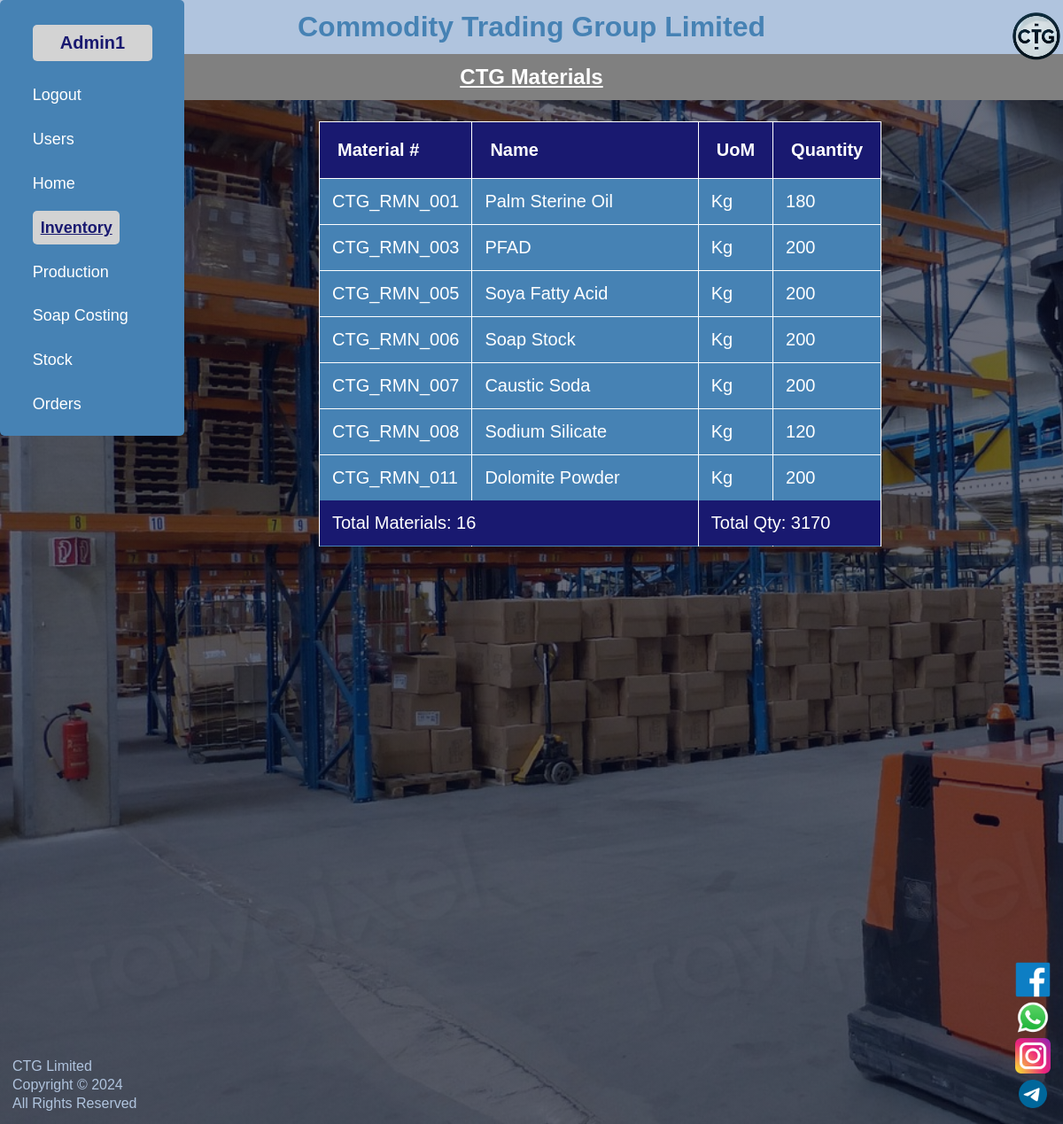
The page /inventory.php (signed in) on the database its author committed.
### tables this page shows
CREATE TABLE `ctg_itp_inventory` (
  `id` int(11) NOT NULL,
  `material_no` varchar(11) DEFAULT NULL,
  `material_title` varchar(40) NOT NULL,
  `unit` enum('Kg','Pcs') NOT NULL,
  `avl_qty` int(11) NOT NULL
);

### inventory.php (the view, shortened to what this page needs)
<?php
include('tbl_conn_files/inventory_conn.php');
?>
<!DOCTYPE html>
<html lang="en">
<html>
<head>
	<link rel="stylesheet" type="text/css" href="styles/style.css">
	<link rel="stylesheet" type="text/css" href="styles/inventory_style.css">
</head>
<body>
	<h1>Commodity Trading Group Limited</h1>
	<div class="logo_section">
		<a href="index.php"><img src="icons/4_ctg_logo.png" alt="CTG Logo"></a>
	</div>
	<h2>CTG Materials</h2>
	<div class="table_wrapper">
	<table id="ctg_inventory" border="1">
	<thead>
		<tr>
		<th>Material #</th>
		<th>Name</th>
		<th>UoM</th>
		<th>Quantity</th>
	</tr>
	</thead>
	<tbody>
		<?php
		$query = "SELECT * FROM ctg_itp_inventory";
		$result = mysqli_query($conn, $query);
		if ($result->num_rows > 0) {
			while ($row = $result->fetch_assoc()) {
		?>
			<tr>
				<td><?php echo $row['material_no']; ?></td>
				<td><?php echo $row['material_title']; ?></td>
				<td><?php echo $row['unit']; ?></td>
				<td><?php echo $row['avl_qty']; ?></td>
			</tr>
		<?php	}
			}
		?>
	</tbody>
	<tfoot>
		<tr>
			<td colspan="2">
				<?php
				$result = mysqli_query($conn, "SELECT count(*) FROM ctg_itp_inventory");
				while ($rows = mysqli_fetch_array($result)){?>
				<?php echo "Total Materials: " . $rows['count(*)']; ?>
				<?php
				}
				?>
			</td>
			<td colspan="3">
				<?php
				$result = mysqli_query($conn, "SELECT sum(avl_qty) FROM ctg_itp_inventory");
				while ($rows = mysqli_fetch_array($result)){?>
				<?php echo "Total Qty: " . $rows['sum(avl_qty)']; ?>
				<?php
				}
				?>
			</td>
		</tr>
	</tfoot>
	</table>
	</div>
	<nav>
      <div class="links" id="side-nav-links">
        <ul>
        	<li><p><?php echo $_SESSION['username']; ?></p></li>
        	<li><a href="index.php?logout='1'">Logout</a></li>
          <?php if ($_SESSION['role'] == 'System Administrator' or $_SESSION['role'] == 'Production Manager' or $_SESSION['role'] == 'Warehouse Manager') { ?>
          <li><a href="users.php">Users</a></li>
          <?php } ?>
          <li><a href="index.php">Home</a></li>
          <?php if ($_SESSION['role'] == 'System Administrator' or $_SESSION['role'] == 'Warehouse Manager') { ?>
          <li><a href="inventory.php">Inventory</a></li>
          <?php } ?>
          <?php if ($_SESSION['role'] == 'System Administrator' or $_SESSION['role'] == 'Production Manager' or $_SESSION['role'] == 'Warehouse Manager') { ?>
          <li><a href="issue_to_production.php">Production</a></li>
          <?php } ?>
          <?php if ($_SESSION['role'] == 'System Administrator' or $_SESSION['role'] == 'Production Manager') { ?>
          <li><a href="soap_costing.php">Soap Costing</a></li>
          <?php } ?>
          <?php if ($_SESSION['role'] == 'System Administrator' or $_SESSION['role'] == 'Warehouse Manager') { ?>
          <li><a href="products.php">Stock</a></li>
        	<?php } ?>
        	<?php if ($_SESSION['role'] == 'System Administrator' or $_SESSION['role'] == 'Warehouse Manager' or $_SESSION['role'] == 'Wholesaler') { ?>
          <li><a href="orders.php">Orders</a></li>
          <?php } ?>
        </ul>
      </div>
    </nav>
	<div class="footer">
	    <p>CTG Limited</p>
	    <p>Copyright&nbsp;&copy; 2024</p>
	    <p>All Rights Reserved</p>
    </div>
    <div class="footer-box">
    <ul class="footer-social">
      <li><a href="http://facebook.com"><img src="icons/facebook-icon.png" alt="Facebook"></a></li>
      <li><a href="https://whatsapp.com/"><img src="icons/whatsapp-icon.png" alt="WhatsApp"></a></li>
      <li><a href="http://instagram.com"><img src="icons/instagram-icon.png" alt="Instagram"></a></li>
      <li><a href="https://telegram.org/"><img src="icons/telegram-icon.png" alt="Telegram"></a></li>
    </ul>
    </div>
</body>
</html>

### styles/style.css (style rules this page uses)
* { margin: 0px; padding: 0px; }
body { font-family: "Arial", sans-serif; background-image: linear-gradient(rgba(4, 9, 30, 0.6),rgb(4,9,30,0.6)), url(../images/ims-img.jpg); background-size: cover; background-attachment: fixed; }
nav { top: -0; left: 0; position: fixed; width: 160px; background-color: steelblue; border-radius: 5px; display: block; padding: 1% 2%; justify-content: space-between; align-items: center; }
.links ul li { list-style: none; display: block; padding-top: 10%; padding-left: 8%; padding-bottom: 8%; position: relative; }
.links ul li a { color: white; text-decoration: none; font-size: 18px; cursor: pointer; }
nav ul li p { border-radius: 5px; color: midnightblue; font-size: 20px; font-weight: bold; background-color: lightgrey; padding: 6%; width: 80%; text-align: center; }
.links ul li a.active { color: midnightblue; background-color: lightgrey; font-weight: bold; text-decoration: underline; padding: 6%; border-radius: 5px; }
h1 { background-color: lightsteelblue; color: steelblue; text-align: center; padding: 1% 1%; }
.logo_section img { width: 60px; top: 1%; right: 0; position: fixed; }
.footer { font-size: 16px; position: fixed; left: 0; bottom: 0; margin-left: 1%; margin-bottom: 1%; width: 20%; color: white; text-align: left; }
.footer p { color: lightsteelblue; margin: 1px; padding: 1px; }
.footer-box { margin-right: 1%; margin-bottom: 1%; position: fixed; right: 0; bottom: 0; }
.footer-box ul li { margin: 1px; padding: 1px; list-style: none; }
.footer-social a { display: flex; justify-content: center; }
.footer-social img { width: 40px; height: 40px; }

### styles/inventory_style.css (style rules this page uses)
h2 { margin-bottom: 2%; padding: 1%; text-align: center; color: white; text-decoration: underline; background-color: grey; }
.table_wrapper { max-height: 480px; overflow-x: auto; overflow-y: auto; }
table { background-color: steelblue; border-color: white; border-collapse: collapse; font-size: 20px; margin-left: 30%; color: white; }
thead th { background-color: midnightblue; top: 0; position: sticky; padding: 20px; text-align: left; }
td { text-align: left; padding: 14px; }
tfoot tr td { background-color: midnightblue; bottom: 0; position: sticky; }

### rows shown on the page
ctg_itp_inventory: material_no "CTG_RMN_001", material_title "Palm Sterine Oil", unit "Kg", avl_qty "180"
ctg_itp_inventory: material_no "CTG_RMN_003", material_title "PFAD", unit "Kg", avl_qty "200"
ctg_itp_inventory: material_no "CTG_RMN_005", material_title "Soya Fatty Acid", unit "Kg", avl_qty "200"
ctg_itp_inventory: material_no "CTG_RMN_006", material_title "Soap Stock", unit "Kg", avl_qty "200"
ctg_itp_inventory: material_no "CTG_RMN_007", material_title "Caustic Soda", unit "Kg", avl_qty "200"
ctg_itp_inventory: material_no "CTG_RMN_008", material_title "Sodium Silicate", unit "Kg", avl_qty "120"
ctg_itp_inventory: material_no "CTG_RMN_011", material_title "Dolomite Powder", unit "Kg", avl_qty "200"

### other values the page prints
$rows['count(*)'] "16"
$rows['sum(avl_qty)'] "3170"
$_SESSION['username'] "Admin1"
